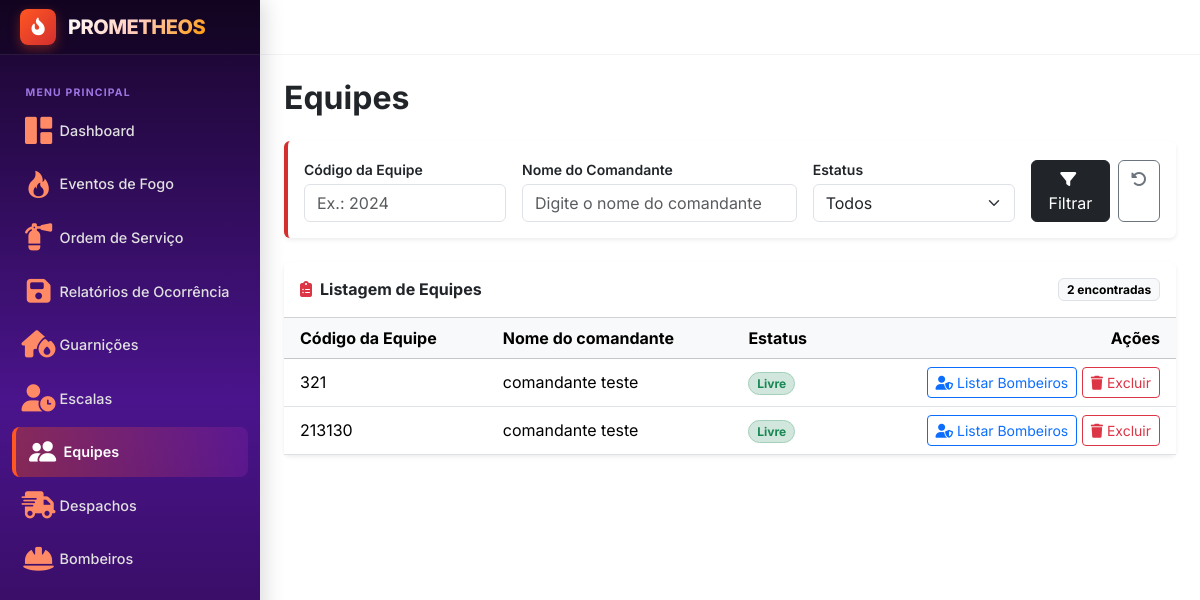
The page /equipes on the database its author committed.
### gestao/models.py (models this page shows, shortened)
class Equipe(models.Model):
    id = models.IntegerField(primary_key=True)
    codigo = models.IntegerField()
    estatus = models.CharField(choices=Estatus, default=Estatus.LIVRE)
    id_comandante = models.ForeignKey("usuario.Bombeiro", on_delete=models.PROTECT)
    @property
    def nomeComandante(self):
           if self.id_comandante:
                  return self.id_comandante.id_usuario.nome
           return None

### usuario/models.py (models this page shows, shortened)
class Bombeiro(models.Model):
    id_usuario = models.OneToOneField(Usuario, on_delete=models.CASCADE)
    id_equipe = models.ForeignKey(Equipe, on_delete=models.PROTECT, blank=True, null=True)
    id_escala = models.ForeignKey(Escala, on_delete=models.SET_NULL, null=True, blank=True, related_name="bombeiros")
    matricula = models.IntegerField(primary_key=True)
    estatus = models.CharField(choices=Estatus.choices, default=Estatus.LIVRE)
    proficiencia = models.CharField(choices=Proficiencia.choices, blank=True, null=True, default=None)

class Usuario(models.Model):
    class perfil(models.TextChoices):
        ADMIN = "ADMIN"
        SALA_SITUACAO = "SALA_SITUACAO"
        COMANDO = "COMANDO"
        COMBATENTE = "COMBATENTE"
    id = models.IntegerField(primary_key=True)
    nome = models.CharField(max_length=50)
    email = models.EmailField()
    perfil = models.CharField(choices=perfil.choices)

### gestao/views.py (the view)
# urls.py: path('equipes', views.equipes, name='equipe'),
def equipes(request):
    equipes = Equipe.objects.all().order_by("codigo")
    filtros = {
        "codigo" : request.GET.get("codigo", ""),
        "estatus" : request.GET.get("estatus", ""),
        "comandante" : request.GET.get("comandante", "").strip()
    }
    if filtros["codigo"]:
        equipes = equipes.filter(codigo=filtros["codigo"])
    if filtros['estatus']:
        equipes = equipes.filter(estatus=filtros["estatus"])
    if filtros["comandante"]:
        equipes = equipes.filter(id_comandante__id_usuario__nome__icontains=filtros["comandante"])
    contexto = {
        "equipes" : equipes,
        "filtros" : filtros,
        "estatus_opcoes" : Equipe._meta.get_field("estatus").choices
    }
    return render(request, 'gestao/equipes.html', contexto)

### templates/gestao/equipes.html (shortened to what this page needs)
{% extends "layout.html" %}
{% block content %}
<div class="d-flex flex-wrap align-items-start justify-content-between gap-3 mb-4">
    <div>
        <h1 class="h2 fw-bold mb-0">Equipes</h1>
    </div>
</div>
<div class="card border-0 shadow-sm mb-4" style="border-left: 4px solid #D32F2F !important;">
    <div class="card-body p-3">
        <form method="get" class="row g-3 align-items-end">
            <div class="col-12 col-md-3">
                <label for="filtro-codigo" class="form-label small fw-semibold mb-1">Código da Equipe</label>
                <input type="text" class="form-control" id="filtro-codigo" name="codigo"
                       placeholder="Ex.: 2024" value="{{ filtros.codigo }}">
            </div>
            <div class="col-12 col-md-4">
                <label for="filtro-comandante" class="form-label small fw-semibold mb-1">Nome do Comandante</label>
                <input type="text" class="form-control" id="filtro-comandante" name="comandante"
                       placeholder="Digite o nome do comandante" value="{{ filtros.comandante }}">
            </div>
            <div class="col-12 col-md-3">
                <label for="filtro-estatus" class="form-label small fw-semibold mb-1">Estatus</label>
                <select class="form-select" id="filtro-estatus" name="estatus">
                    <option value="">Todos</option>
                </select>
            </div>
            <div class="col-12 col-md-2 d-flex gap-2">
                <button type="submit" class="btn btn-dark w-100">
                    <i class="fa-solid fa-filter me-1"></i> Filtrar
                </button>
                <a href="{% url 'equipe' %}" class="btn btn-outline-secondary" title="Limpar filtros" aria-label="Limpar filtros">
                    <i class="fa-solid fa-rotate-left"></i>
                </a>
            </div>
        </form>
    </div>
</div>
<div class="card border-0 shadow-sm">
    <div class="card-header bg-white d-flex align-items-center justify-content-between py-3">
        <h2 class="h6 fw-bold mb-0">
            <i class="fa-solid fa-clipboard-list text-danger me-2"></i>Listagem de Equipes
        </h2>
        <span class="badge text-bg-light border">{{ equipes|length }} encontrada{{ equipes|length|pluralize }}</span>
    </div>
    <div class="table-responsive">
        <table class="table table-hover align-middle mb-0">
            <thead class="table-light">
                <tr>
                    <th scope="col" class="ps-3">Código da Equipe</th>
                    <th scope="col">Nome do comandante</th>
                    <th scope="col">Estatus</th>
                    <th scope="col" class="text-end pe-3">Ações</th>
                </tr>
            </thead>
            <tbody>
                {% for equipe in equipes %}
                <tr>
                    <td class="ps-3">{{ equipe.codigo }}</td>
                    <td>{{ equipe.nomeComandante }}</td>
                    <td>
                        {% if equipe.estatus == "LIVRE" %}
                        <span class="badge bg-success-subtle text-success border border-success-subtle rounded-pill">{{ equipe.get_estatus_display }}</span>
                        {% elif equipe.estatus == "INDISPONIVEL" %}
                        <span class="badge bg-warning-subtle text-warning-emphasis border border-warning-subtle rounded-pill">{{ equipe.get_estatus_display }}</span>
                        {% else %}
                        <span class="badge bg-secondary-subtle text-secondary border border-secondary-subtle rounded-pill">{{ equipe.get_estatus_display|default:equipe.estatus }}</span>
                        {% endif %}
                    </td>
                    <td class="text-end pe-3 text-nowrap">
                        <button type="button" class="btn btn-sm btn-outline-primary"
                                data-bs-toggle="modal" data-bs-target="#modalBombeiros"
                                data-url="{% url 'listaBombeiro' equipe.pk %}"
                                data-equipe="{{ equipe.codigo }}"
                                aria-label="Listar bombeiros da equipe {{ equipe.codigo }}">
                            <i class="fa-solid fa-user-shield"></i> Listar Bombeiros
                        </button>
                        <a href="{% url 'excluirEquipe' equipe.id %}" class="btn btn-sm btn-outline-danger"
                           onclick="return confirm('Excluir Equipe?');"
                           title="Excluir" aria-label="Excluir RO {{ relatorio.id }}">
                            <i class="fa-solid fa-trash"></i> Excluir
                        </a>
                    </td>
                </tr>
                {% endfor %}
            </tbody>
        </table>
    </div>
</div>
{% endblock %}

### templates/layout.html (style rules this page uses)
:root { --fire-red-dark: #D32F2F; --fire-red-primary: #E64A19; --fire-orange: #FF5722; --fire-amber: #FF9800; --purple-dark: #18052B; --purple-mid: #4A148C; --purple-light: #7B1FA2; --bg-main: #ffffff; --sidebar-width: 260px; --sidebar-collapsed-width: 80px; --topbar-height: 55px; }
body { font-family: 'Inter', -apple-system, BlinkMacSystemFont, "Segoe UI", Roboto, sans-serif; background-color: var(--bg-main); color: #212529; overflow-x: hidden; margin: 0; padding: 0; }

### rows shown on the page
Equipe: codigo "321", nomeComandante "comandante teste", estatus "Livre"
Equipe: codigo "213130", nomeComandante "comandante teste", estatus "Livre"

### other values the page prints
{{ equipes|length }} "2"
